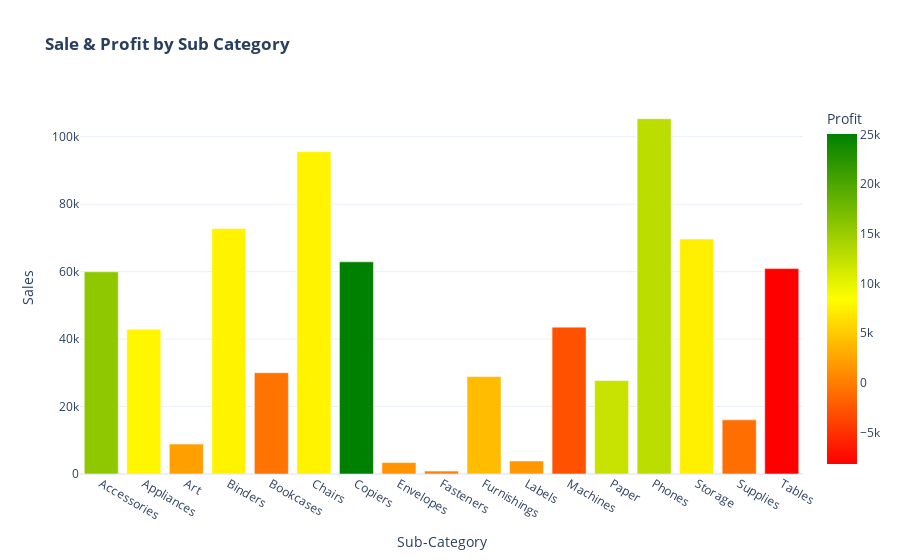

The cell this chart's notebook holds for it:
### Markdown cell above
**Plot Sales & Profit by Sub-Category**

### Code cell
# Create Chart
fig = px.bar(data,
            x='Sub-Category',
            y='Sales',
            color='Profit',
            color_continuous_scale=['red', 'yellow', 'green'],
            template=template_style,
            title='<b>Sale & Profit by Sub Category</b>')

# Display Plot
fig.show()

# Export Chart to HTML
plotly.offline.plot(fig, filename='output/Sales_Profit_Sub_Cate.html')

### Figure 1 — Plotly figure (JSON) as saved in the notebook; plotly's stock layout.template omitted (floating-point values rounded to 4 significant figures)
{"data": [{"alignmentgroup": "True", "hovertemplate": "Sub-Category=%{x}<br>Sales=%{y}<br>Profit=%{marker.color}<extra></extra>", "legendgroup": "", "marker": {"color": [15670.0, 7865.0, 2222.0, 7670.0, -583.6, 7644.0, 25030.0, 1442.0, 304.9, 4099.0, 1745.0, -2869.0, 12040.0, 12850.0, 7403.0, -955.3, -8141.0], "coloraxis": "coloraxis"}, "name": "", "offsetgroup": "", "orientation": "v", "showlegend": false, "textposition": "auto", "type": "bar", "x": ["Accessories", "Appliances", "Art", "Binders", "Bookcases", "Chairs", "Copiers", "Envelopes", "Fasteners", "Furnishings", "Labels", "Machines", "Paper", "Phones", "Storage", "Supplies", "Tables"], "xaxis": "x", "y": [59950.0, 42930.0, 8863.0, 72790.0, 30020.0, 95550.0, 62900.0, 3379.0, 857.6, 28920.0, 3861.0, 43540.0, 27690.0, 105300.0, 69680.0, 16050.0, 60890.0], "yaxis": "y"}], "layout": {"barmode": "relative", "coloraxis": {"colorbar": {"title": {"text": "Profit"}}, "colorscale": [[0, "red"], [0.5, "yellow"], [1, "green"]]}, "legend": {"tracegroupgap": 0}, "title": {"text": "<b>Sale & Profit by Sub Category</b>"}, "xaxis": {"anchor": "y", "domain": [0, 1], "title": {"text": "Sub-Category"}}, "yaxis": {"anchor": "x", "domain": [0, 1], "title": {"text": "Sales"}}}}
